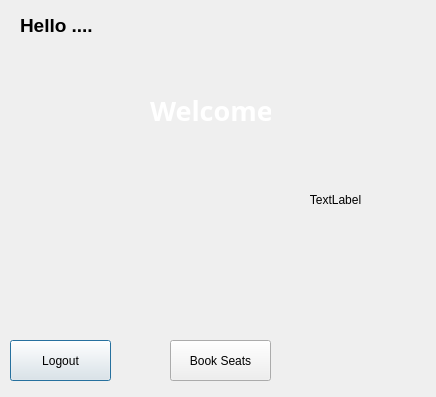
<?xml version="1.0" encoding="UTF-8"?>
<ui version="4.0">
 <class>WelcomeWindow</class>
 <widget class="QDialog" name="WelcomeWindow">
  <property name="geometry">
   <rect>
    <x>0</x>
    <y>0</y>
    <width>436</width>
    <height>397</height>
   </rect>
  </property>
  <property name="windowTitle">
   <string>Dialog</string>
  </property>
  <widget class="QLabel" name="labelHello">
   <property name="geometry">
    <rect>
     <x>20</x>
     <y>10</y>
     <width>121</width>
     <height>31</height>
    </rect>
   </property>
   <property name="font">
    <font>
     <pointsize>12</pointsize>
     <bold>true</bold>
    </font>
   </property>
   <property name="text">
    <string>&lt;html&gt;&lt;head/&gt;&lt;body&gt;&lt;p&gt;&lt;span style=&quot; font-size:14pt; font-weight:700;&quot;&gt;Hello ....&lt;/span&gt;&lt;/p&gt;&lt;/body&gt;&lt;/html&gt;</string>
   </property>
  </widget>
  <widget class="QLabel" name="labelPicture">
   <property name="geometry">
    <rect>
     <x>30</x>
     <y>80</y>
     <width>611</width>
     <height>241</height>
    </rect>
   </property>
   <property name="text">
    <string>&lt;html&gt;&lt;head/&gt;&lt;body&gt;&lt;p align=&quot;center&quot;&gt;TextLabel&lt;/p&gt;&lt;/body&gt;&lt;/html&gt;</string>
   </property>
  </widget>
  <widget class="QLabel" name="labelWelcome">
   <property name="geometry">
    <rect>
     <x>150</x>
     <y>90</y>
     <width>121</width>
     <height>41</height>
    </rect>
   </property>
   <property name="font">
    <font>
     <family>Mongolian Baiti</family>
    </font>
   </property>
   <property name="text">
    <string>&lt;html&gt;&lt;head/&gt;&lt;body&gt;&lt;p&gt;&lt;span style=&quot; font-size:20pt; font-weight:700; color:#ffffff;&quot;&gt;Welcome&lt;/span&gt;&lt;/p&gt;&lt;/body&gt;&lt;/html&gt;</string>
   </property>
  </widget>
  <widget class="QPushButton" name="pushButtonLogout">
   <property name="geometry">
    <rect>
     <x>10</x>
     <y>340</y>
     <width>101</width>
     <height>41</height>
    </rect>
   </property>
   <property name="text">
    <string>Logout</string>
   </property>
  </widget>
  <widget class="QPushButton" name="pushButtonBookSeat">
   <property name="geometry">
    <rect>
     <x>170</x>
     <y>340</y>
     <width>101</width>
     <height>41</height>
    </rect>
   </property>
   <property name="text">
    <string>Book Seats</string>
   </property>
  </widget>
 </widget>
 <resources/>
 <connections/>
</ui>
